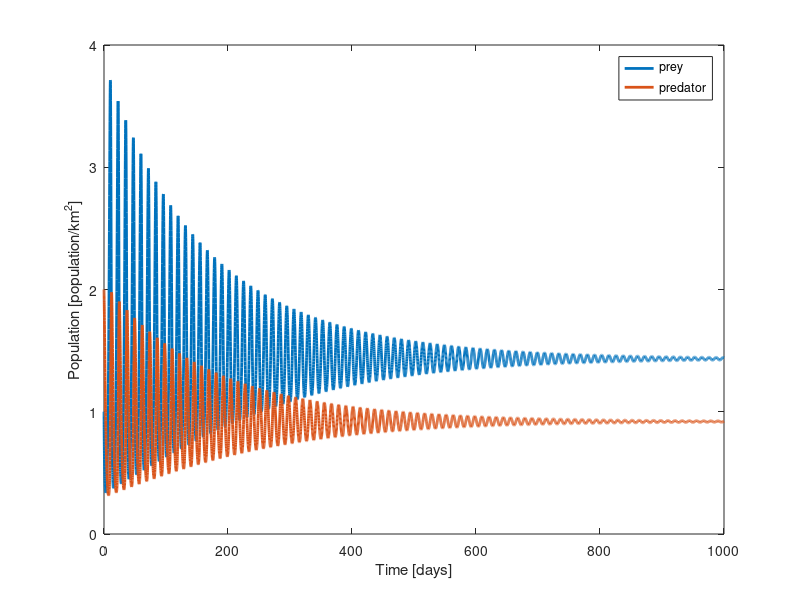
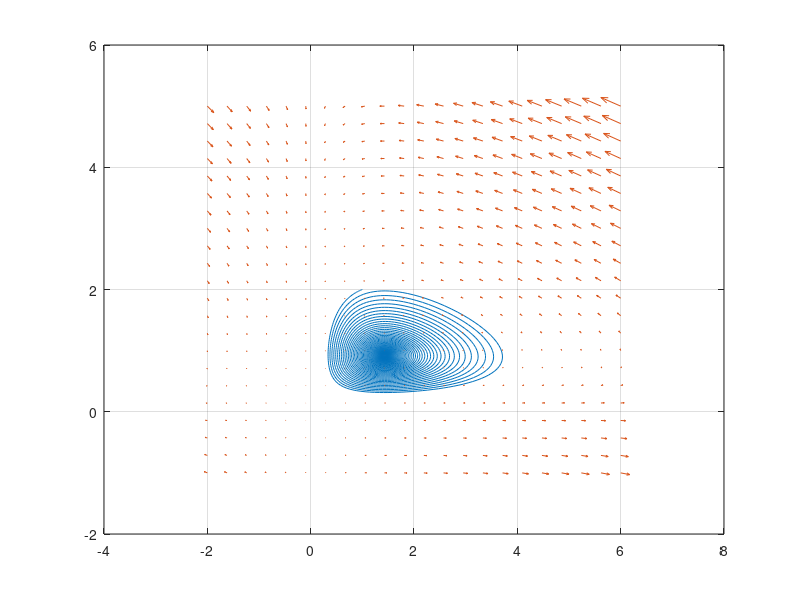

These figures' MATLAB source, in order: (Note: this script raises an error after producing the figures.)
% Predator-prey model with linear harvesting, 1000-day simulation and phase plane.
% Listing from the report's appendix.
% Define the parameters
alpha = 0.7;
K = 100;
mu = 0.75;
beta = 0.3;
gamma = 0.03;
epsilon = 0.4;

%Define the three different harvesting strategies
%hv_1 = b;
%hv_2 = epsilon*y(2); 
%hv_3 = epsilon*y(2)/(1+b*y(2));

% Define the system of differential equations
ode = @(t, y) [alpha*(1 - y(1)/K)*y(1) - mu*y(1)*y(2); beta*y(1)*y(2) - y(2)*gamma - epsilon*y(2)];

% Set the initial conditions
initial_conditions = [1; 2];

% Solve the system numerically using ode45
options = odeset('RelTol', 1e-6, 'AbsTol', 1e-9);
[t, y] = ode45(ode, [0,1000], initial_conditions, options);

% Plot the results
figure;
plot(t, y(:, 1), 'LineWidth', 2, 'DisplayName', 'prey');
hold on;
plot(t, y(:, 2), 'LineWidth', 2, 'DisplayName', 'predator');
xlabel('Time [days]');
ylabel('Population [population/km^2]');
legend();

figure;
plot(y(:,1),y(:,2));
hold on
grid on 
y1 = linspace(-2,6,22);
y2 = linspace(-1,5,22);
[x,y] = meshgrid(y1,y2);
u = zeros(size(x));
v = zeros(size(x));
t=0;
for i = 1:numel(x)
    % Calculating gradient value for a and b
    Yprime = ode(t,[x(i); y(i)]);
    u(i) = Yprime(1);
    v(i) = Yprime(2);
end
quiver(x,y,u,v,'AutoScale',10);
hold on
title('Phase Plane Plot');
xlabel('Prey Density [prey population/km^2]');
ylabel('Predator Density [predator population/km^2]');
